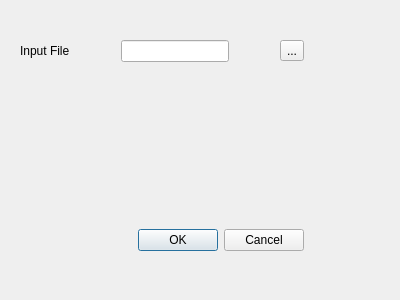
<?xml version="1.0" encoding="UTF-8"?>
<ui version="4.0">
 <class>FillFieldsDialogBase</class>
 <widget class="QDialog" name="FillFieldsDialogBase">
  <property name="geometry">
   <rect>
    <x>0</x>
    <y>0</y>
    <width>400</width>
    <height>300</height>
   </rect>
  </property>
  <property name="windowTitle">
   <string>Fil Fields</string>
  </property>
  <widget class="QWidget" name="">
   <property name="geometry">
    <rect>
     <x>20</x>
     <y>40</y>
     <width>284</width>
     <height>211</height>
    </rect>
   </property>
   <layout class="QGridLayout" name="gridLayout">
    <item row="0" column="0">
     <layout class="QHBoxLayout" name="horizontalLayout">
      <item>
       <widget class="QLabel" name="input_label">
        <property name="text">
         <string>Input File</string>
        </property>
       </widget>
      </item>
      <item>
       <spacer name="horizontalSpacer">
        <property name="orientation">
         <enum>Qt::Horizontal</enum>
        </property>
        <property name="sizeHint" stdset="0">
         <size>
          <width>18</width>
          <height>20</height>
         </size>
        </property>
       </spacer>
      </item>
      <item>
       <widget class="QLineEdit" name="input_lineEdit"/>
      </item>
      <item>
       <spacer name="horizontalSpacer_2">
        <property name="orientation">
         <enum>Qt::Horizontal</enum>
        </property>
        <property name="sizeHint" stdset="0">
         <size>
          <width>18</width>
          <height>20</height>
         </size>
        </property>
       </spacer>
      </item>
      <item>
       <widget class="QToolButton" name="input_toolButton">
        <property name="text">
         <string>...</string>
        </property>
       </widget>
      </item>
     </layout>
    </item>
    <item row="1" column="0">
     <spacer name="verticalSpacer">
      <property name="orientation">
       <enum>Qt::Vertical</enum>
      </property>
      <property name="sizeHint" stdset="0">
       <size>
        <width>20</width>
        <height>128</height>
       </size>
      </property>
     </spacer>
    </item>
    <item row="2" column="0">
     <widget class="QDialogButtonBox" name="button_box">
      <property name="orientation">
       <enum>Qt::Horizontal</enum>
      </property>
      <property name="standardButtons">
       <set>QDialogButtonBox::Cancel|QDialogButtonBox::Ok</set>
      </property>
     </widget>
    </item>
   </layout>
  </widget>
 </widget>
 <resources/>
 <connections>
  <connection>
   <sender>button_box</sender>
   <signal>accepted()</signal>
   <receiver>FillFieldsDialogBase</receiver>
   <slot>accept()</slot>
   <hints>
    <hint type="sourcelabel">
     <x>20</x>
     <y>20</y>
    </hint>
    <hint type="destinationlabel">
     <x>20</x>
     <y>20</y>
    </hint>
   </hints>
  </connection>
  <connection>
   <sender>button_box</sender>
   <signal>rejected()</signal>
   <receiver>FillFieldsDialogBase</receiver>
   <slot>reject()</slot>
   <hints>
    <hint type="sourcelabel">
     <x>20</x>
     <y>20</y>
    </hint>
    <hint type="destinationlabel">
     <x>20</x>
     <y>20</y>
    </hint>
   </hints>
  </connection>
 </connections>
</ui>
